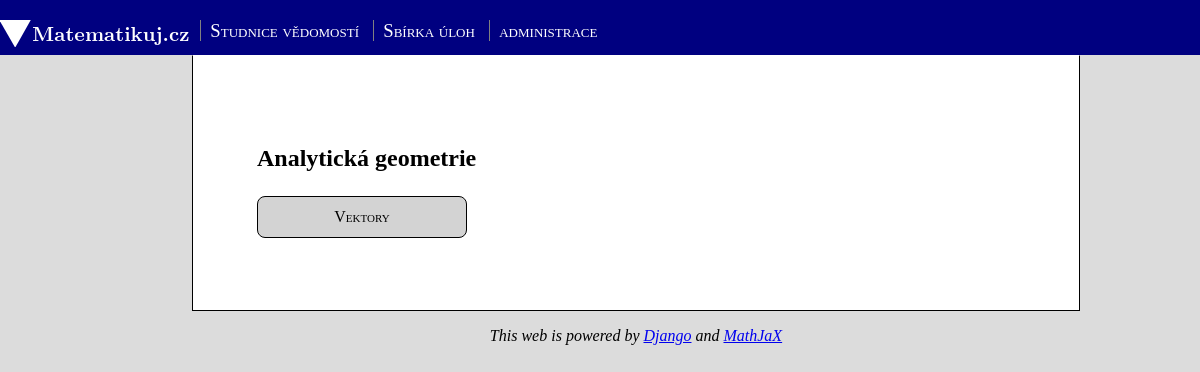
Screenshot of /priklady/Analytická geometrie/ with the database file from the repository.
### matematikuj/models.py (models this page shows, shortened)
class Menu_bloky(models.Model):
    nazev = models.CharField(max_length = 30)
    odkaz = models.CharField(max_length = 50)

class Tema(models.Model):
    ZS = 'ZŠ'
    SS = 'SŠ'
    SKOLA = (('1',ZS),('2',SS),)
    skola = models.CharField(max_length=2, choices=SKOLA, default=ZS)
    tema = models.CharField(max_length=30)
    podtema = models.CharField(max_length=50, blank=True)
    kapitola = models.CharField(max_length=50, blank=True)
    pocet_prikladu = 0
    class Meta:
        verbose_name = 'Téma'
        verbose_name_plural = 'Témata'
        ordering = ["tema","podtema"]

### matematikuj/views.py (the view)
# urls.py: path("priklady/<tema>/", views.podtemata, name="podtemata"),
def podtemata(request, tema):
    podtemata_splnujici_tema = []
    temata = Tema.objects.all()
    for tm in temata:
        if ((tm.tema == tema) and (len(tm.podtema) != 0) and (len(tm.kapitola) ==0)):
            podtemata_splnujici_tema.append(tm)
    return render(request,"matematikuj/index.html", dict(bloky = Menu_bloky.objects.all(), podtemata_SS = podtemata_splnujici_tema, tema = tema))

### matematikuj/templates/matematikuj/index.html (shortened to what this page needs)
<!doctype html>
<html lang="cs">
<head>
 <link href="http://allfont.net/allfont.css?fonts=latin-modern-roman-10-regular" rel="stylesheet" type="text/css" />
{% load static %}
 <link rel="stylesheet" href="{% static 'global_static/base_style.css' %}" >
 <link rel="stylesheet" href="{% static '/matematikuj_style.css' %}" >
</head>
<body id="0">
<nav>
     {% include 'matematikuj/menuBloky.html' %}
</nav>
<article>
     {% include 'matematikuj/content.html' %}
</article>
<footer>
     This web is powered by <a href="https://www.djangoproject.com/">Django</a> and
          <a href="https://www.mathjax.org/">MathJaX</a>
</footer>
</body>

### matematikuj/templates/matematikuj/menuBloky.html
{% load static %}
<div class="home"><a href="/"><img src={% static 'logo.svg' %}></div>
    <dl class="menu">
    {% for blok in bloky %}
        <dd class="menu-button"> <a class="button" href="/{{blok.odkaz}}/">{{blok.nazev}}</a></dd>
    {% endfor %}
    </dl>

### matematikuj/templates/matematikuj/podtemata.html
<h2>{{tema}}</h2>
{% for podtema in podtemata_SS %}
                <div class="inline">
                  <a href="{{podtema.podtema}}/" class="cell">{{podtema.podtema}}</a></div>
        {% endfor %}

### static/global_static/base_style.css (style rules this page uses)
body { margin: 0 auto; padding: 0; clear: both; background-image: url(images/background.png); background-repeat: repeat; background-color: #dcdcdc; }
nav { clear: both; background-color: black; margin: 0 auto; padding-top: 15pt; }
article,.menu { margin: 0 auto; margin-left: 16%; margin-right: 10%; padding: 4em; background-color: white; font-size: medium; }
article { line-height: 1.5; font-size: 12pt; border-style: solid; border-width: 1px; border-color: black; border-top-color: white; }
.menu { background-color: inherit; padding: 0em; font-size: 14pt; font-variant: small-caps; }
.menu-button,.menu-button-active,.home { display: inline-block; margin: 0 auto; padding-bottom: 10pt; }
.home { float: left; }
a.button,a.button-active { text-decoration: none; color: white; padding-right: 0.5em; padding-left: 0.5em; border-left-style: solid; border-left-width: 1px; border-left-color: grey; }
footer { padding: 1em; font-size: 12pt; font-style: oblique; margin: 0 auto; margin-left: 16%; margin-right: 10%; margin-bottom: 4em; text-align: center; }
div { margin: 0 auto; }

### matematikuj/static/matematikuj_style.css (style rules this page uses)
nav { background-color: #000080; }
div.inline { display: inline-grid; text-align: center; }
a.cell,a.cell:hover { text-align: center; background-color: lightgray; width: 12em; padding: 0.5em; margin-bottom: 0.5em; border: 1px black solid; color: black; text-decoration: none; font-variant: small-caps; border-radius: 0.5em; }

### rows the page displays
Menu_bloky: nazev "Studnice vědomostí"
Menu_bloky: nazev "Sbírka úloh"
Menu_bloky: nazev "administrace"
Tema: podtema "Vektory"

### other values shown
{{ tema }} "Analytická geometrie"
